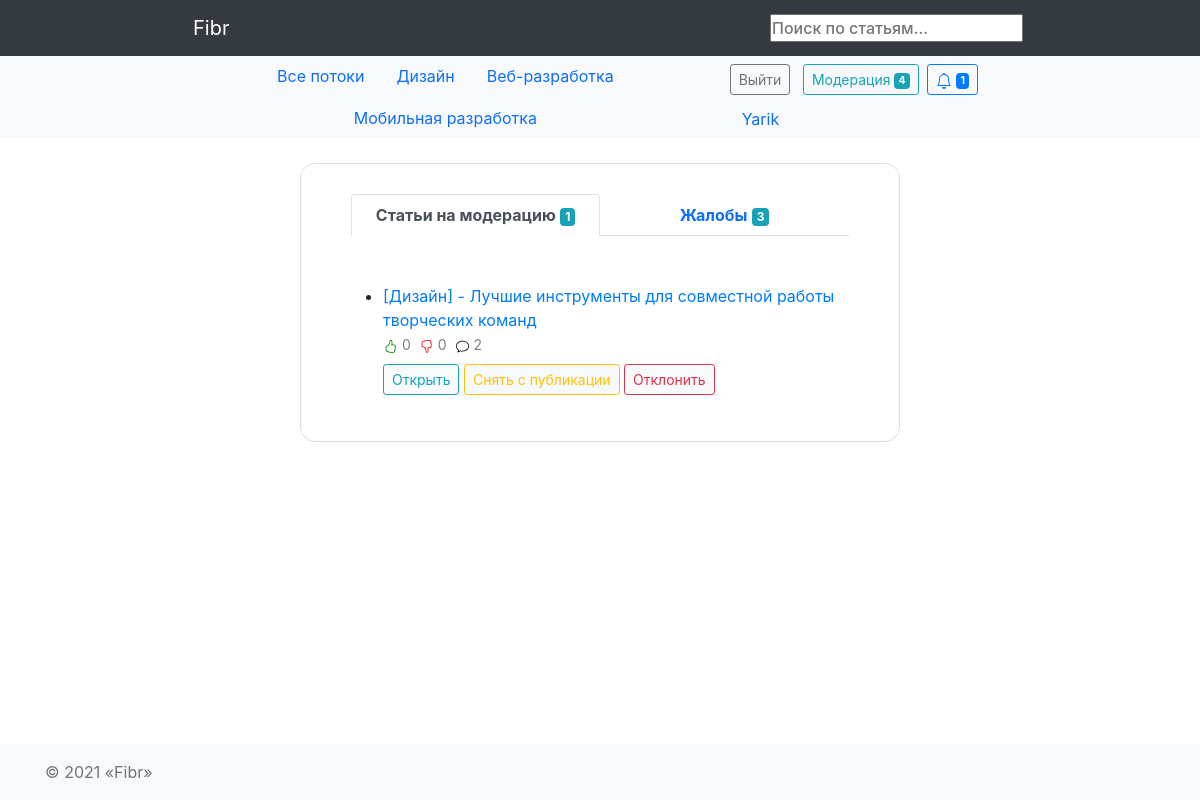
/auth/moderation/ (signed in), run on the app's committed database.
### hub/models.py (models this page shows)
class Topic(models.Model):
    name = models.CharField(max_length=64)
    short_description = models.TextField(blank=True)
    class Meta:
        verbose_name = 'Тематика'
        verbose_name_plural = 'Тематики'
    def __str__(self):
        return self.name

### authapp/models.py (models this page shows, shortened)
class User(AbstractUser):
    image = models.ImageField(upload_to='users_avatars', blank=True, default='users_avatars/default.jpg')
    birthday = models.DateField(blank=True, null=True)
    is_moderator = models.BooleanField(default=False)
    is_blocked = models.BooleanField(default=False)
    blocked_time = models.DateTimeField(default=timezone.now)
    def __str__(self):
        return self.username
    def is_not_blocked(self):
        if self.is_blocked and self.blocked_time < timezone.now():
            self.is_blocked = False
            self.save()
            self.notification.create(user=self, type_of='Аккаунт разблокирован!').save()
        return not self.is_blocked

### article/models.py (models this page shows, shortened)
class Article(models.Model):
    user = models.ForeignKey(User, on_delete=models.CASCADE)
    topic = models.ForeignKey(Topic, on_delete=models.CASCADE, verbose_name='Раздел')
    title = models.CharField(max_length=64, unique=True, verbose_name='Название')
    content = models.TextField(blank=True, verbose_name='Статья')
    image = models.ImageField(upload_to='article_images', blank=True, verbose_name='Фото')
    is_active = models.BooleanField(default=True, verbose_name='Активна', db_index=True)
    is_published = models.BooleanField(default=False, verbose_name='Опубликовать', db_index=True)
    is_moderated = models.BooleanField(default=False, verbose_name='На модерацию', db_index=True)
    created_at = models.DateTimeField(auto_now_add=True)
    updated_at = models.DateTimeField(auto_now=True)
    moderate_comment = models.TextField(blank=True, verbose_name='Замечания модератора')
    class Meta:
        verbose_name = 'Статья'
        verbose_name_plural = 'Статьи'
    @staticmethod
    def get_moderated_articles():
        return Article.objects.filter(is_active=True, is_moderated=True)
    def get_total_likes(self):
        likes = Like.objects.filter(article=self, is_liked=True, is_for_comment=False)
        return len(likes)
    def get_total_dislikes(self):
        likes = Like.objects.filter(article=self, is_disliked=True, is_for_comment=False)
        return len(likes)
    def get_total_comments(self):
        comments = Comment.objects.filter(article=self)
        return len(comments)

### authapp/views.py (the view)
# urls.py: path('moderation/', authapp.moderation, name='moderation'),
@login_required
@user_passes_test(lambda u: u.is_not_blocked() and u.is_moderator, login_url=reverse_lazy('auth:access_error'))
def moderation(request):
    context = {
        'articles': Article.get_moderated_articles(),
        'all_complaints': Complaint.get_all_complaints(),
        'accepted_complaints': Complaint.get_accepted_complaints(),
        'declined_complaints': Complaint.get_declined_complaints(),
        'active_complaints': Complaint.get_active_complaints(),
    }
    return render(request, 'authapp/moderation.html', context)

### article/models.py (called while the page is built)
    @property
    def get_author_name(self):
        author_name = self.user.get_full_name()
        return author_name

    @property
    def get_author_avatar(self):
        author_avatar = self.user.image
        return author_avatar

### complaint/models.py (called while the page is built)
    @classmethod
    def get_all_complaints(cls):
        return Complaint.objects.all().order_by('-created_at')

    @classmethod
    def get_accepted_complaints(cls):
        return Complaint.objects.filter(status__exact=cls.ACCEPTED).order_by('-created_at')

    @classmethod
    def get_declined_complaints(cls):
        return Complaint.objects.filter(status__exact=cls.DECLINE).order_by('-created_at')

    @classmethod
    def get_active_complaints(cls):
        return Complaint.objects.filter(status__exact=cls.ACTIVE).order_by('-created_at')

### context_processor.py (called while the page is built)
def topic_list(request):
    return {"topic_list": Topic.objects.all()}

def moderated_article_count(request):
    return {'moderated_articles_count': Article.get_moderated_articles().count(),
            'new_complaints_count': Complaint.get_active_complaints().count(),
            }

### notification/models.py (called while the page is built)
    @staticmethod
    def total_count(user_pk):
        return Notification.objects.filter(user=user_pk).count()

    @staticmethod
    def total_unread_count(user_pk):
        return Notification.objects.filter(user=user_pk, read=False).count()

    @staticmethod
    def get_unread(user_pk):
        return Notification.objects.filter(user=user_pk, read=False).order_by('-created_at')

    @classmethod
    def get_new_comments_articles(cls, user):
        return Article.objects.filter(user=user).annotate(
            num_notices=Count('notification', filter=Q(notification__type_of=cls.NEW_COMMENT) & Q(
                notification__read=False))) \
            .filter(num_notices__gt=0).order_by('-num_notices')

    @classmethod
    def get_new_comments_reply(cls, user):
        return Comment.objects.filter(user=user).annotate(
            num_notices=Count('notification', filter=Q(notification__type_of=cls.COMMENT_REPLY) & Q(
                notification__read=False))) \
            .filter(num_notices__gt=0).order_by('-num_notices')

    @classmethod
    def get_new_liked_articles(cls, user):
        return Article.objects.filter(user=user).annotate(
            num_likes=Count('notification',
                            filter=Q(notification__type_of=cls.LIKE) & Q(notification__read=False))) \
            .filter(num_likes__gt=0).order_by('-num_likes')

### authapp/templates/authapp/moderation.html (shortened to what this page needs)
{% extends 'authapp/base.html' %}
{% load static %}
{% block content %}
    {% load bootstrap4 %}
    {% bootstrap_css %}
<div class="container">
    <div class="row justify-content-md-center">
        <div class="col-md-10">
            <div class="wrapper bg-white mt-sm-4">
                <ul class="nav nav-tabs mb-5 nav-justified" id="nav-tab" role="tablist">
                        <li class="nav-item" role="presentation">
                            <a class="nav-link active" id="tabs-article-tab" data-toggle="tab"
                                    href="#tabs-article" role="tab" aria-controls="tabs-article"
                               aria-selected="true"><b>Статьи на модерацию</b>
                            <span class="badge badge-info">{{ moderated_articles_count }}</span></a>
                        </li>
                        <li class="nav-item" role="presentation">
                            <a class="nav-link" id="tabs-complaint-tab" data-toggle="tab"
                                    href="#tabs-complaint" role="tab"
                                    aria-controls="tabs-complaint" aria-selected="false"><b>Жалобы</b>
                            <span class="badge badge-info">{{ active_complaints.count }}</span></a>
                        </li>
                    </ul>
                <div class="tab-content" id="tabsModeration">
                    <div class="tab-pane fade show active" id="tabs-article" role="tabpanel" aria-labelledby="article-tab">
                        <ul>
                            {% for article in articles %}
                                <li>
                                    <a class="text-decoration-none" href="{% url 'article:article' article.pk %}">
                                        [{{ article.topic.name }}] - {{ article.title }}
                                        <br>
                                       <div class="d-flex justify-content-lg-start mb-2">
                                        <div class="text-black-50 mr-2"><small>
                                {{ article.get_total_likes }}</small></div>
                            <div class="text-black-50 mr-2"><small>
                                {{ article.get_total_dislikes }}</small></div>
                                        <div class="text-black-50">
                                            <small>
                                                {{ article.get_total_comments }}</small>
                                        </div>
                                       </div>
                                        <button type="button" class="btn bg-light btn-outline-info btn-sm"> Открыть </button></a>
                                        {% if article.is_published %}
                                                    <a class="text-decoration-none" href="{% url 'article:unpublish' article.pk %}">
                                                    <button type="button" class="btn bg-light btn-outline-warning btn-sm">
                                                        Снять с публикации </button></a>
                                        {% else %}
                                            <a class="text-decoration-none" href="{% url 'article:publish' article.pk %}">
                                                    <button type="button" class="btn btn-success btn-sm">
                                                        Опубликовать </button></a>
                                        {% endif %}
                                        <button type="button" class="btn bg-light btn-outline-danger btn-sm" data-toggle="collapse" data-target="#declineForm" aria-expanded="false" aria-controls="declineForm"> Отклонить </button>
                                </li>
                            {% endfor %}
                        </ul>
                    </div>
                </div>
            </div>
        </div>
    </div>
</div>
{% endblock %}

### mainapp/templates/mainapp/includes/inc_nav_menu.html (shortened to what this page needs)
<nav class="navbar navbar-expand-lg navbar-dark bg-dark">
    <div class="container w-75">
        <a class="navbar-brand px-lg-3" href="/">Fibr</a>
        <form action="{% url 'search:search_result'  %}" method="get">
            <input name="keyword" type="text" placeholder="Поиск по статьям...">
        </form>
    </div>
</nav>
<nav id="navbar_top" class="navbar-expand-md navbar-light bg-light">
    <div class="container d-flex justify-content-between w-75">
        <ul class="nav justify-content-center">
            <li class="nav-item">
                <a class="nav-link" href="/">Все потоки</a>
            </li>
            {% for topic in topic_list %}
            <li class="nav-item">
                <a class="nav-link" href="{% url 'hub:topic' topic.pk %}">
                    {{ topic.name }}
                </a>
            </li>
            {% endfor %}
        </ul>
        <ul class="nav">
            <li class="nav-item">
                <div class="d-grid gap-2 d-md-block mt-1">
                    {% if user.is_authenticated %}
                    <button class="btn btn-outline-secondary btn-sm my-0 m-1" type="button"
                        onclick="location.href='{% url 'auth:logout' %}'">
                        Выйти
                    </button>
                    {% endif %}
                    {% if user.is_moderator %}
                    <button class="btn btn-outline-info btn-sm my-0 m-1" type="button"
                        onclick="location.href='{% url 'auth:moderation' %}'">
                        Модерация <span class="badge badge-info">{{ moderated_articles_count|add:new_complaints_count}}</span>
                    </button>
                    {% endif %}
                    {% include 'notification/includes/inc_notification.html' %}
                </div>
            </li>
            {% if user.is_authenticated %}
            <li class="nav-item">
                <a class="nav-link" href="{% url 'auth:profile' user.pk %}">{{ user.username }}</a>
            </li>
            {% endif %}
        </ul>
    </div>
</nav>

### static/css/profile.css (style rules this page uses)
* { margin: 0; padding: 0; box-sizing: border-box }
body { font-family: 'Poppins', sans-serif; }
.wrapper { padding: 30px 50px; border: 1px solid #ddd; border-radius: 15px; margin: 10px auto; max-width: 600px }
input[placeholder] { font-weight: 500 }

### data on the page
Topic: name "Дизайн"
Topic: name "Веб-разработка"
Topic: name "Мобильная разработка"
User: username "Yarik"
Article: topic.name "Дизайн", title "Лучшие инструменты для совместной работы творческих команд", get_total_likes "0", get_total_dislikes "0", get_total_comments "2", is_published "Снять с публикации"

### other printed values
{{ moderated_articles_count|add:new_complaints_count }} "4"
{{ notice.unread_count }} "1"
{{ moderated_articles_count }} "1"
{{ active_complaints.count }} "3"
